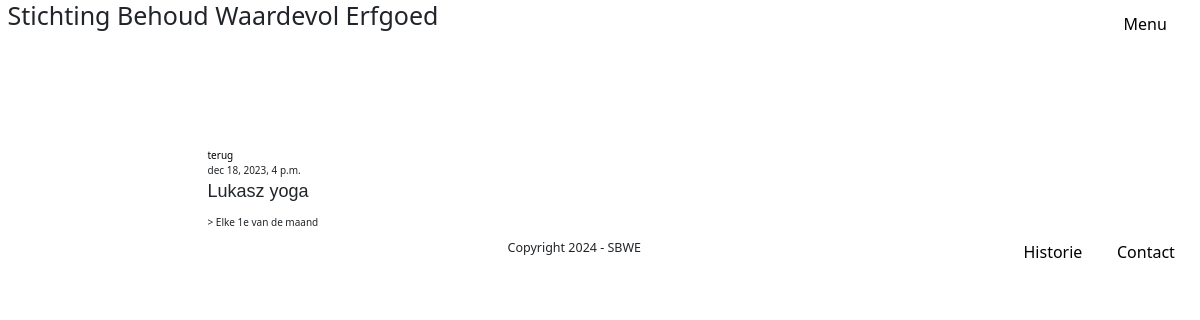
The app's page /post/2/ with its own data.
### blog/models.py (models this page shows, shortened)
class Post(models.Model):
    author = models.ForeignKey(settings.AUTH_USER_MODEL, on_delete=models.CASCADE)
    title = models.CharField(max_length = 200)
    text = models.TextField()
    created_date = models.DateTimeField(default=timezone.now)
    published_date = models.DateTimeField(blank=True, null=True)

### blog/views.py (the view)
# urls.py: path('post/<int:pk>/', views.post_detail, name='post_inhoud'),
def post_detail(request, pk):
    post = get_object_or_404(Post, pk = pk)
    return render (request, 'post_inhoud.html', { 'post': post})

### blog/templates/post_inhoud.html
{% extends 'post_base.html' %}
{% block inhoud %}
<a href="/post_list.html"> terug </a>
    <article class = "post">
        {% if post.published_date %}
        <time class = "date" >
            {{ post.published_date }}
        </time>
        {% endif %}
        <p class = "LetB"> {{ post.title }} </p>
        <p class = "LetB"></p>> {{ post.text|linebreaksbr }} </p>
    </article>
{% endblock %}

### blog/templates/post_base.html (style rules this page uses)
.LetB { font-family:'Lucida Sans', 'Lucida Sans Regular', 'Lucida Grande', 'Lucida Sans Unicode', Geneva, Verdana, sans-serif; font-size: 18px; font-weight: normal; }
a, a:hover { text-decoration: none; color: black; }

### records on screen
Post: published_date "dec 18, 2023, 4 p.m.", title "Lukasz yoga", text "Elke 1e van de maand"
